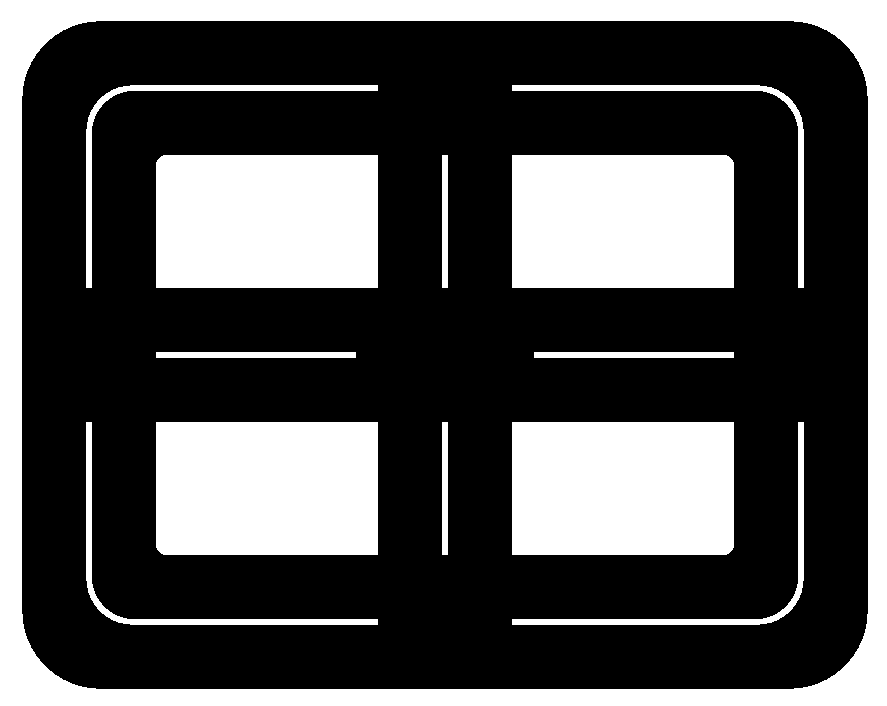
#> input picture PathPlanning/MRNEnv/mrn_bin.png, 887 x 706 px, found by its file name
$ python environment.py
#> lines starting #> are read from the running program, lines starting #| are printed output that depends on the picture; after the words box and inside, x2 and y2 are one past the last pixel; in counts of white or black regions, pixels touching at a corner belong together
"""
TODO:

We would rather have the outline of an obstacle rather than a solid block of dots
when outputting ox,oy arrays [DONE]

Need some way of downsampling an imput image [DONE]

Need some way of tracking dimensions [DONE]
"""

from PIL import Image, ImageOps, ImageFilter
import numpy as np
import matplotlib.pyplot as plt

from dataclasses import dataclass
from abc import ABC, abstractmethod

@dataclass
class Env(ABC):
    """
    Abstract base class to represent the environment in a model road network.

    width: width of the track in meters
    height: height of the track in meters
    """
    width: float = 1
    height: float = 1
    track = None  # I forgot what this was supposed to be?

    @abstractmethod
    def getObstacleXYArrays(self) -> tuple[list[int], list[int]]:
        raise NotImplementedError


@dataclass
class RasterEnv(Env):
    """
    An environment which stores the track internally as a rasterised grid,
    i.e. a 2D array of binary values where obstacles are (True)
    """
    cell_size: float = 0.01

    def __down_sample(self, img: Image.Image, pct: float) -> Image.Image:
        """
        Down-sample an image.

        pct: the length factor we want to down sample to i.e. 80% => (200, 100)px -> (160, 80)px
        """
        w, h = img.width, img.height
        target_width = int(w * (pct / 100))
        target_height = int(h * (pct / 100))

        return img.resize((target_width, target_height))  # do downsampling

    def getTrackFromImage(self, path: str, invert=False,
                          target_width=None, target_height=None, ds_pct=None) -> None:
        """
        Import the track data from an image file.

        path: Path to the image file
        invert: Obstacles are represented by black pixels by default, but you can override that
                with invert=True
        target_width: real world dimension of the input image [m]
        target_height: real world dimension of the input image [m]
        ds_pct: down-sampling percentage if we wish to down-sample the image
        """
#> called with path = 'PathPlanning\\MRNEnv\\mrn_bin.png', invert = False, target_height = 4
        if target_width is not None and target_height is not None:
            raise ValueError("Only one of 'target_width' and 'target_height can be specified.")

        img = Image.open(path)
#> img is the input picture: PIL image 887x706 RGBA; mean R, G, B, A 81.4, 81.4, 81.4, 255
        img = img.convert("1")  # convert to bilevel
#> img: PIL image 887x706 1; 31.9% white; 13 white regions, largest, box (x1, y1, x2, y2) and area: (0, 0, 887, 706) 66526, (156, 155, 378, 288) 29503, (512, 155, 734, 288) 29503

        if invert:  # invert binary values
            img = ImageOps.invert(img)

        if ds_pct is not None:
            img = self.__down_sample(img, ds_pct)  # do downsampling

        img = img.filter(ImageFilter.FIND_EDGES)  # only edges of obstacles are stored
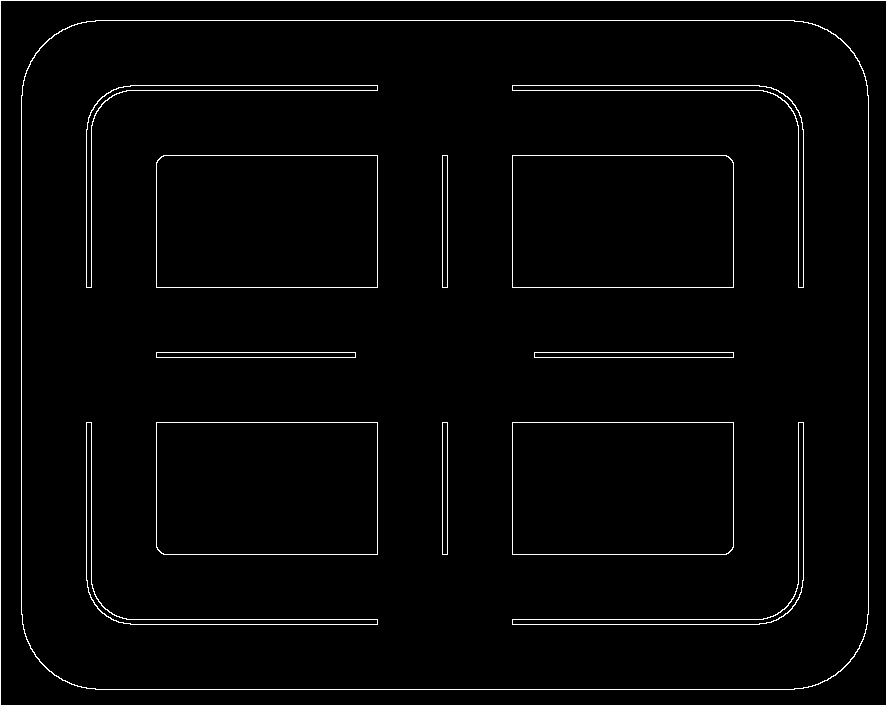
#> img: PIL image 887x706 1; 2.3% white in thin lines or dots

        if target_width is not None:  # adjust scale properties of the environment
            self.width = target_width
            self.cell_size = target_width / img.width
            self.height = img.height * self.cell_size
        elif target_height is not None:
            self.height = target_height
            self.cell_size = target_height / img.height
#> self.cell_size = 0.00567
            self.width = img.width * self.cell_size
#> self.width = 5.03
        else:
            self.width = img.width * self.cell_size
            self.height = img.height * self.cell_size

        self.track = np.array(img)  # convert to numpy array

    def getObstacleXYArrays(self) -> tuple[list[int], list[int]]:
        """
        Get the obstacle arrays in the format specified in PythonRobotics.
        """
        if self.track is None:
            raise ValueError("Track array no initialised")

        ox, oy = [], []
        it = np.nditer(self.track, flags=['multi_index'])

        for x in it:
            if x:
                ox.append(it.multi_index[1] * self.cell_size)  # these are intentionally back to front
                oy.append(it.multi_index[0] * self.cell_size)
#> after the loop, ox = 14346 values, max 5.02 at index 886, min 0 at index 0, mean 2.52; oy = 14346 values from 0 to 3.99

        return (ox, oy)


def main():
    env = RasterEnv()
    env.getTrackFromImage('PathPlanning\MRNEnv\mrn_bin.png', target_height=4)

    (ox, oy) = env.getObstacleXYArrays()
#> oy = 14346 values from 0 to 3.99

    plt.plot(ox, oy, ".k")
    plt.grid(True)
    plt.axis("equal")
    plt.show()
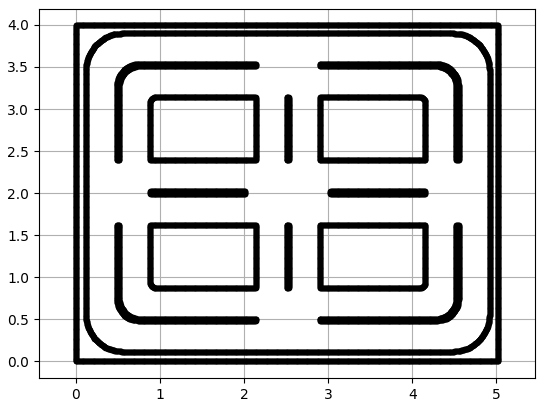
#> figure drawn by matplotlib, 1 panel

if __name__ == "__main__":
    main()
